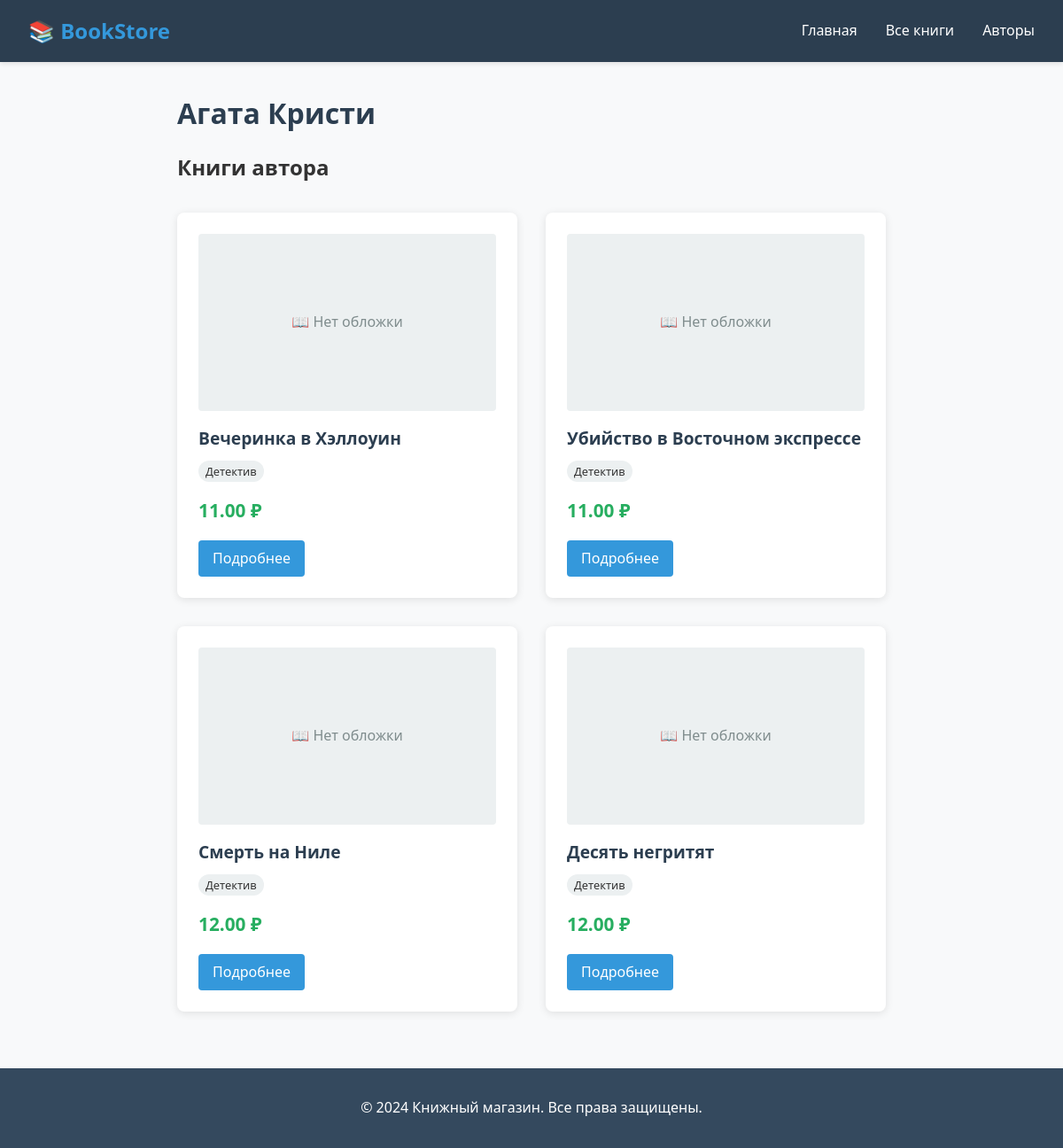
Page /authors/3/ on the committed database.
### books/models.py (models this page shows, shortened)
class Author(models.Model):
    name = models.CharField(max_length=100, verbose_name="Имя автора")
    bio = models.TextField(blank=True, null=True, verbose_name="Биография")
    class Meta:
        verbose_name = "Автор"
        verbose_name_plural = "Авторы"

class Book(models.Model):
    title = models.CharField(max_length=200, verbose_name="Название книги")
    author = models.ForeignKey(Author, on_delete=models.CASCADE, verbose_name="Автор")
    genres = models.ManyToManyField(Genre, verbose_name="Жанры")
    description = models.TextField(verbose_name="Описание")
    price = models.DecimalField(max_digits=10, decimal_places=2, verbose_name="Цена")
    cover_image = models.ImageField(upload_to='covers/', blank=True, null=True, verbose_name="Обложка")
    isbn = models.CharField(max_length=17, blank=True, null=True, verbose_name="ISBN")
    published_date = models.DateField(blank=True, null=True, verbose_name="Дата публикации")
    created_at = models.DateTimeField(auto_now_add=True, verbose_name="Дата добавления")
    class Meta:
        verbose_name = "Книга"
        verbose_name_plural = "Книги"

class Genre(models.Model):
    name = models.CharField(max_length=50, verbose_name="Название жанра")
    class Meta:
        verbose_name = "Жанр"
        verbose_name_plural = "Жанры"

### books/views.py (the view)
# urls.py: path('authors/<int:author_id>/', views.author_detail, name='author_detail'),
def author_detail(request, author_id):
    author = get_object_or_404(Author, id=author_id)
    books = Book.objects.filter(author=author)
    context = {
        'author': author,
        'books': books,
        'page_title': f'Книги автора {author.name}'
    }
    return render(request, 'books/author_detail.html', context)

### books/templates/books/author_detail.html (shortened to what this page needs)
{% extends 'books/base.html' %} {% block content %}
<div style="max-width: 800px; margin: 0 auto">
  <h1 style="margin-bottom: 1rem; color: #2c3e50">{{ author.name }}</h1>
  <h2 style="margin-bottom: 1.5rem">Книги автора</h2>
  {% if books %}
  <div class="book-grid">
    {% for book in books %}
    <div class="book-card">
      {% if book.cover_image %}
      <img
        src="{{ book.cover_image.url }}"
        alt="{{ book.title }}"
        style="
          width: 100%;
          height: 200px;
          object-fit: cover;
          border-radius: 4px;
          margin-bottom: 1rem;
        "
      />
      {% else %}
      <div
        style="
          width: 100%;
          height: 200px;
          background: #ecf0f1;
          display: flex;
          align-items: center;
          justify-content: center;
          border-radius: 4px;
          margin-bottom: 1rem;
          color: #7f8c8d;
        "
      >
        📖 Нет обложки
      </div>
      {% endif %}
      <div class="book-title">{{ book.title }}</div>
      <div style="margin: 0.5rem 0">
        {% for genre in book.genres.all %}
        <span
          style="
            background: #ecf0f1;
            padding: 0.2rem 0.5rem;
            border-radius: 12px;
            font-size: 0.8rem;
            margin-right: 0.3rem;
          "
          >{{ genre.name }}</span
        >
        {% endfor %}
      </div>
      <div class="book-price">{{ book.price }} ₽</div>
      <a href="{% url 'book_detail' book.id %}" class="btn">Подробнее</a>
    </div>
    {% endfor %}
  </div>
  {% else %}
  <div style="text-align: center; padding: 3rem; color: #7f8c8d">
    <p style="font-size: 1.2rem">У этого автора пока нет книг в каталоге</p>
  </div>
  {% endif %}
</div>
{% endblock %}

### books/templates/books/base.html (style rules this page uses)
* { margin: 0; padding: 0; box-sizing: border-box; }
body { font-family: "Segoe UI", Tahoma, Geneva, Verdana, sans-serif; line-height: 1.6; color: #333; background-color: #f8f9fa; }
.book-grid { display: grid; grid-template-columns: repeat(auto-fill, minmax(250px, 1fr)); gap: 2rem; margin: 2rem 0; }
.book-card { background: white; border-radius: 8px; padding: 1.5rem; box-shadow: 0 2px 10px rgba(0, 0, 0, 0.1); transition: transform 0.3s, box-shadow 0.3s; }
.book-title { font-size: 1.2rem; font-weight: bold; margin-bottom: 0.5rem; color: #2c3e50; }
.book-price { font-size: 1.3rem; font-weight: bold; color: #27ae60; margin: 1rem 0; }
.btn { display: inline-block; background: #3498db; color: white; padding: 0.5rem 1rem; border-radius: 4px; text-decoration: none; border: none; cursor: pointer; transition: background 0.3s; }

### rows in the picture
Author: name "Агата Кристи"
Book: cover_image "📖 Нет обложки", title "Вечеринка в Хэллоуин", price "11.00"
Genre: name "Детектив"
Book: cover_image "📖 Нет обложки", title "Убийство в Восточном экспрессе", price "11.00"
Book: cover_image "📖 Нет обложки", title "Смерть на Ниле", price "12.00"
Book: cover_image "📖 Нет обложки", title "Десять негритят", price "12.00"
